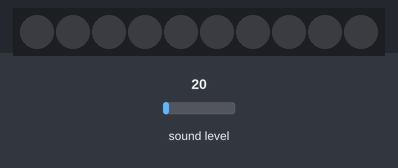
Recording of a program running on a simulated CircuitPython board. Parts: 10 RGB LEDs in strip order, left to right. The inputs (shaded band) are chosen by the test bench; at power-on: sound level 20. Dim RGB values are drawn brighter than linear.

Above: at 1.2 s.
1.3 s: sound level set to 64
At 2.5 s:
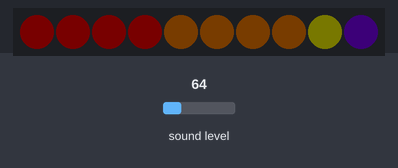
2.8 s: sound level set to 5
At 4.0 s:
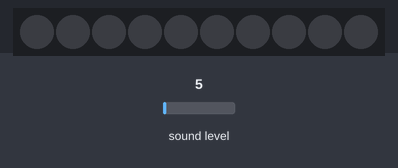
4.3 s: sound level set to 128
At 5.1 s:
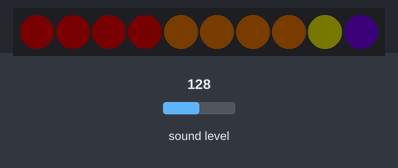
Timing chart, 0 to 7.3 s (numbered marks = the images above; inputs shaded):
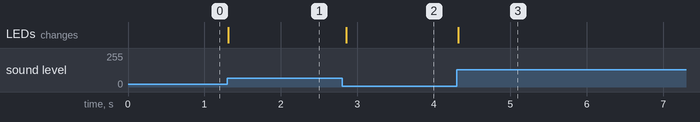

The program:

code.py
```python
# (licence header left out)
import array
import math

import audiobusio
import board
import neopixel

# Exponential scaling factor.
# Should probably be in range -10 .. 10 to be reasonable.
CURVE = -1
SCALE_EXPONENT = math.pow(10, CURVE * -0.1)

PEAK_COLOR = (100, 0, 255)
NUM_PIXELS = 10

# Number of samples to read at once.
NUM_SAMPLES = 160


# Restrict value to be between floor and ceiling.


def constrain(value, floor, ceiling):
    return max(floor, min(value, ceiling))


# Scale input_value between output_min and output_max, exponentially.


def log_scale(input_value, input_min, input_max, output_min, output_max):
    normalized_input_value = (input_value - input_min) / \
                             (input_max - input_min)
    return output_min + \
        math.pow(normalized_input_value, SCALE_EXPONENT) \
        * (output_max - output_min)


# Remove DC bias before computing RMS.


def normalized_rms(values):
    minbuf = int(mean(values))
    samples_sum = sum(
        float(sample - minbuf) * (sample - minbuf)
        for sample in values
    )

    return math.sqrt(samples_sum / len(values))


def mean(values):
    return sum(values) / len(values)


def volume_color(volume):
    return 200, volume * (255 // NUM_PIXELS), 0


# Main program


# Set up NeoPixels and turn them all off.
pixels = neopixel.NeoPixel(board.NEOPIXEL, NUM_PIXELS,
                           brightness=0.01, auto_write=False)
pixels.fill(0)
pixels.show()

# For CircuitPython 2.x:
# mic = audiobusio.PDMIn(board.MICROPHONE_CLOCK, board.MICROPHONE_DATA,
                       # frequency=16000, bit_depth=16)
# For Circuitpython 3.0 and up, "frequency" is now called "sample_rate".
# Comment the lines above and uncomment the lines below.
mic = audiobusio.PDMIn(board.MICROPHONE_CLOCK, board.MICROPHONE_DATA,
                      sample_rate=16000, bit_depth=16)

# Record an initial sample to calibrate. Assume it's quiet when we start.
samples = array.array('H', [0] * NUM_SAMPLES)
mic.record(samples, len(samples))
# Set lowest level to expect, plus a little.
input_floor = normalized_rms(samples) + 10
# OR: used a fixed floor
# input_floor = 50

# You might want to print the input_floor to help adjust other values.
# print(input_floor)

# Corresponds to sensitivity: lower means more pixels light up with lower sound
# Adjust this as you see fit.
input_ceiling = input_floor + 500

peak = 0
while True:
    mic.record(samples, len(samples))
    magnitude = normalized_rms(samples)
    # You might want to print this to see the values.
    # print(magnitude)

    # Compute scaled logarithmic reading in the range 0 to NUM_PIXELS
    c = log_scale(constrain(magnitude, input_floor, input_ceiling),
                  input_floor, input_ceiling, 0, NUM_PIXELS)

    # Light up pixels that are below the scaled and interpolated magnitude.
    pixels.fill(0)
    for i in range(NUM_PIXELS):
        if i < c:
            pixels[i] = volume_color(i)
        # Light up the peak pixel and animate it slowly dropping.
        if c >= peak:
            peak = min(c, NUM_PIXELS - 1)
        elif peak > 0:
            peak = peak - 1
        if peak > 0:
            pixels[int(peak)] = PEAK_COLOR
    pixels.show()
```

Measured:
- after the input at 1.3 s, the LEDs: change at once (image 1)
- after the input at 2.8 s, the LEDs: change after 0.06 s (image 2)
- after the input at 4.3 s, the LEDs: change at once (image 3)
